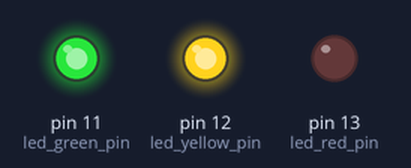
Bench run of a sketch on a simulated Arduino Uno, built with avr-gcc and run on an emulated ATmega328P. Shown: output pins drawn as LEDs (lit = HIGH).

Above: at 0.05 s.
At 1.45 s:
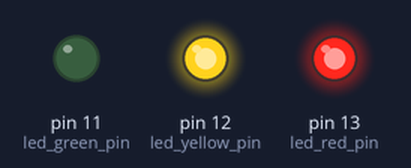
At 2.85 s:
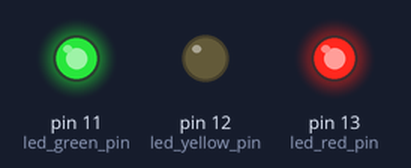
Timing chart, 0 to 3.1 s (numbered marks = the images above):
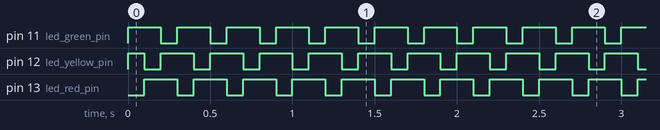

Measured:
- by itself, pin 11 (led_green_pin), pin 12 (led_yellow_pin), pin 13 (led_red_pin): alternates HIGH for 0.20 s and LOW for 0.10 s

The sketch:

rotating_leds.ino
```cpp
/**
 * @author Alexander Entinger, MSc / LXRobotics
 * @brief this sketch demonstrates how to control the leds of the LXRobotics Novice Shield
 * @file rotating_leds.ino
 */

static int const led_green_pin = 11; // D11
static int const led_yellow_pin = 12; // D12
static int const led_red_pin = 13; // D13

void setup() {
  // configure the led pins as outputs
  pinMode(led_green_pin, OUTPUT);
  pinMode(led_yellow_pin, OUTPUT);
  pinMode(led_red_pin, OUTPUT);
  // turn of the leds
  turn_off_red();
  turn_off_yellow();
  turn_off_green();
}

void turn_on_red() {
  digitalWrite(led_red_pin, LOW);
}
void turn_off_red() {
  digitalWrite(led_red_pin, HIGH);
}
void turn_on_yellow() {
  digitalWrite(led_yellow_pin, LOW);
}
void turn_off_yellow() {
  digitalWrite(led_yellow_pin, HIGH);
}
void turn_on_green() {
  digitalWrite(led_green_pin, LOW);
}
void turn_off_green() {
  digitalWrite(led_green_pin, HIGH);
}

void loop() {
  turn_off_green();
  turn_on_red();
  delay(100);
  turn_on_yellow();
  turn_off_red();
  delay(100);
  turn_on_green();
  turn_off_yellow();
  delay(100);
}
```
